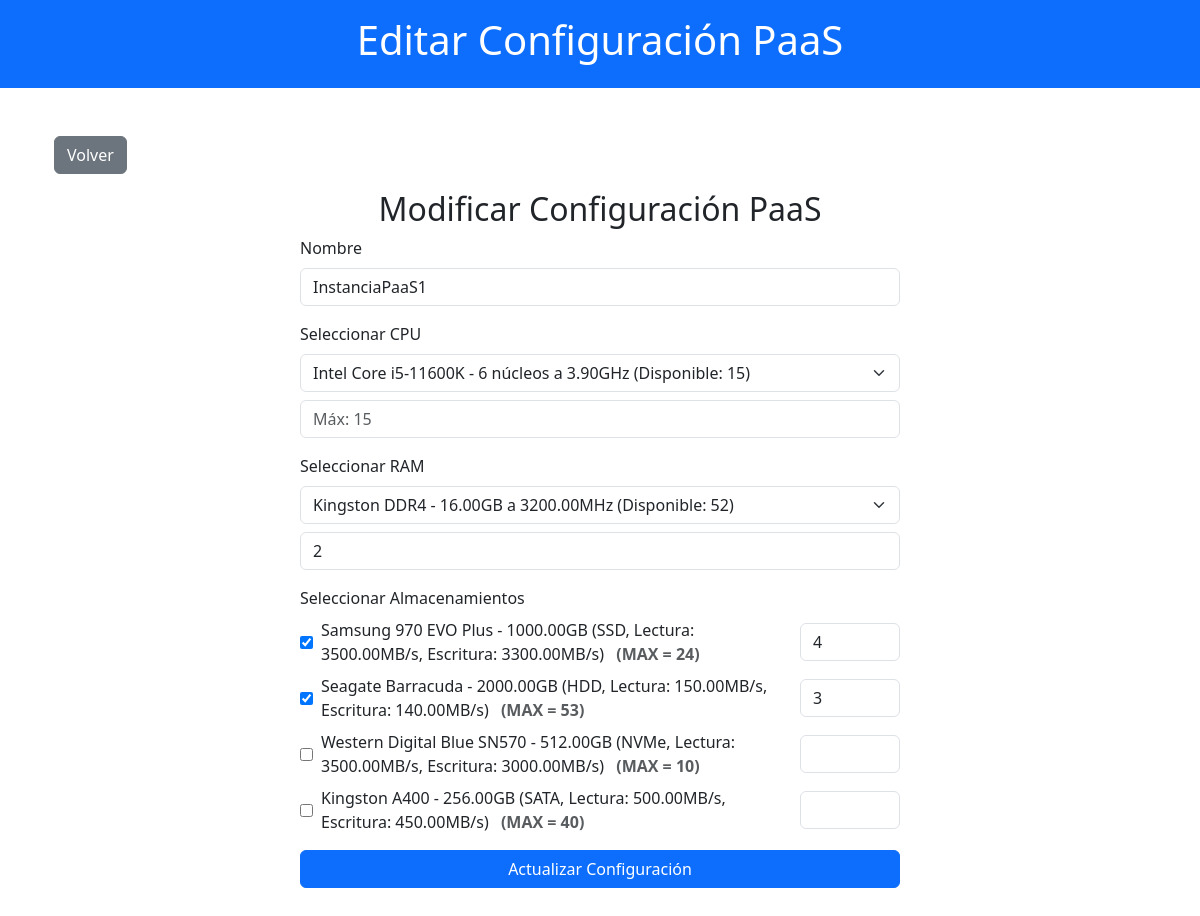
Screenshot of /trabajador/modificar_lista_paas/editar_paas.php?id=1 (signed in) with the database file from the repository.
### tables this page shows
CREATE TABLE `paas` (
  `idPaaS` int(11) NOT NULL,
  `Nombre` varchar(100) NOT NULL,
  `Estado` varchar(50) NOT NULL,
  `idSO` int(11) DEFAULT NULL
);

CREATE TABLE `almacenamiento` (
  `idAlmacenamiento` int(11) NOT NULL,
  `Nombre` varchar(100) NOT NULL,
  `Tipo` varchar(50) NOT NULL,
  `VelocidadLectura` decimal(10,2) NOT NULL,
  `VelocidadEscritura` decimal(10,2) NOT NULL,
  `Capacidad` decimal(10,2) NOT NULL,
  `PrecioH` decimal(10,2) NOT NULL,
  `Cantidad` int(11) NOT NULL
);

### public/trabajador/modificar_lista_paas/editar_paas.php (the view, shortened to what this page needs)
<?php
include '../../../includes/db_connect.php';
$idPaaS = intval($_GET['id']);
$query_paas = "SELECT * FROM paas WHERE idPaaS = ?";
$stmt = $conn->prepare($query_paas);
$stmt->bind_param('i', $idPaaS);
$stmt->execute();
$result_paas = $stmt->get_result();
$paas = $result_paas->fetch_assoc();
$cpus_usadas = [];
$res_cpus_usadas = $conn->query("SELECT idCPU, Cantidad FROM r_paas_cpu WHERE idPaaS = $idPaaS");
while($row = $res_cpus_usadas->fetch_assoc()) {
    $cpus_usadas[$row['idCPU']] = $row['Cantidad'];
}
$rams_usadas = [];
$res_rams_usadas = $conn->query("SELECT idRAM, Cantidad FROM r_paas_ram WHERE idPaaS = $idPaaS");
while($row = $res_rams_usadas->fetch_assoc()) {
    $rams_usadas[$row['idRAM']] = $row['Cantidad'];
}
$alm_usadas = [];
$res_alm_usadas = $conn->query("SELECT idAlmacenamiento, Cantidad FROM r_paas_almacenamiento WHERE idPaaS = $idPaaS");
while($row = $res_alm_usadas->fetch_assoc()) {
    $alm_usadas[$row['idAlmacenamiento']] = $row['Cantidad'];
}
$cpus = [];
$result_cpus = $conn->query("SELECT * FROM cpu");
while($c = $result_cpus->fetch_assoc()) {
    if (isset($cpus_usadas[$c['idCPU']])) {
        $c['Cantidad'] = $c['Cantidad'] + $cpus_usadas[$c['idCPU']];
    }
    $cpus[] = $c;
}
$rams = [];
$result_rams = $conn->query("SELECT * FROM ram");
while($r = $result_rams->fetch_assoc()) {
    if (isset($rams_usadas[$r['idRAM']])) {
        $r['Cantidad'] = $r['Cantidad'] + $rams_usadas[$r['idRAM']];
    }
    $rams[] = $r;
}
$almacenamientos = [];
$result_alm = $conn->query("SELECT * FROM almacenamiento");
while($a = $result_alm->fetch_assoc()) {
    if (isset($alm_usadas[$a['idAlmacenamiento']])) {
        $a['Cantidad'] = $a['Cantidad'] + $alm_usadas[$a['idAlmacenamiento']];
    }
    $almacenamientos[] = $a;
}
?>
<!DOCTYPE html>
<html lang="es">
<head>
    <link href="https://cdn.jsdelivr.net/npm/bootstrap@5.3.0/dist/css/bootstrap.min.css" rel="stylesheet">
</head>
<body>
    <header class="bg-primary text-white text-center py-3">
        <h1>Editar Configuración PaaS</h1>
    </header>
    <main class="container my-5">
        <div class="container my-3">
            <a href="modificar_paas.php" class="btn btn-secondary">Volver</a>
        </div>
        <h2 class="text-center">Modificar Configuración PaaS</h2>
        <form method="POST" action="" class="mx-auto" style="max-width: 600px;">
            <div class="mb-3">
                <label for="nombre" class="form-label">Nombre</label>
                <input type="text" class="form-control" id="nombre" name="nombre" value="<?php echo htmlspecialchars($paas['Nombre']); ?>" required>
            </div>
            <div class="mb-3">
                <label for="idCPU" class="form-label">Seleccionar CPU</label>
                <select class="form-select" id="idCPU" name="idCPU" required>
                    <?php foreach ($cpus as $cpu): ?>
                        <?php
                            $selected = '';
                            $cantidadInicial = '';
                            foreach ($cpus_usadas as $used_cpu_id => $used_cpu_qty) {
                                if ($used_cpu_id == $cpu['idCPU']) {
                                    $selected = 'selected';
                                    $cantidadInicial = $used_cpu_qty;
                                    break;
                                }
                            }
                        ?>
                        <option value="<?php echo $cpu['idCPU']; ?>" data-max="<?php echo $cpu['Cantidad']; ?>" <?php echo $selected; ?>>
                            <?php echo htmlspecialchars($cpu['Nombre'] . ' - ' . $cpu['Nucleos'] . ' núcleos a ' . $cpu['Frecuencia'] . 'GHz (Disponible: ' . $cpu['Cantidad'] . ')'); ?>
                        </option>
                    <?php endforeach; ?>
                </select>
                <input type="number" class="form-control mt-2" id="cantidadCPU" name="cantidad_cpu" min="1" placeholder="Cantidad de CPU" value="<?php echo $cantidadInicial; ?>" required>
            </div>
            <div class="mb-3">
                <label for="idRAM" class="form-label">Seleccionar RAM</label>
                <select class="form-select" id="idRAM" name="idRAM" required>
                    <?php
                    $cantidadInicialRAM = '';
                    foreach ($rams as $ram):
                        $selected = '';
                        foreach ($rams_usadas as $used_ram_id => $used_ram_qty) {
                            if ($used_ram_id == $ram['idRAM']) {
                                $selected = 'selected';
                                $cantidadInicialRAM = $used_ram_qty;
                                break;
                            }
                        }
                    ?>
                        <option value="<?php echo $ram['idRAM']; ?>" data-max="<?php echo $ram['Cantidad']; ?>" <?php echo $selected; ?>>
                            <?php echo htmlspecialchars($ram['Nombre'] . ' - ' . $ram['Capacidad'] . 'GB a ' . $ram['Frecuencia'] . 'MHz (Disponible: ' . $ram['Cantidad'] . ')'); ?>
                        </option>
                    <?php endforeach; ?>
                </select>
                <input type="number" class="form-control mt-2" id="cantidadRAM" name="cantidad_ram" min="1" placeholder="Cantidad de RAM" value="<?php echo $cantidadInicialRAM; ?>" required>
            </div>
            <div class="mb-3">
                <label class="form-label">Seleccionar Almacenamientos</label>
                <?php foreach ($almacenamientos as $alm): ?>
                    <?php
                        $idAlm = $alm['idAlmacenamiento'];
                        $checked = isset($alm_usadas[$idAlm]) ? 'checked' : '';
                        $cantidadAlm = isset($alm_usadas[$idAlm]) ? $alm_usadas[$idAlm] : '';
                    ?>
                    <div class="d-flex align-items-center mb-2">
                        <input type="checkbox" name="almacenamientos[]" value="<?php echo $idAlm; ?>" <?php echo $checked; ?>>
                        <span class="ms-2">
                            <?php echo htmlspecialchars($alm['Nombre'] . ' - ' . $alm['Capacidad'] . 'GB (' . $alm['Tipo'] . ', Lectura: ' . $alm['VelocidadLectura'] . 'MB/s, Escritura: ' . $alm['VelocidadEscritura'] . 'MB/s)'); ?>
                            <strong class="text-muted ms-2">(MAX = <?php echo $alm['Cantidad']; ?>)</strong>
                        </span>
                        <input type="number"
                            name="cantidad_almacenamiento_<?php echo $idAlm; ?>"
                            min="1"
                            max="<?php echo $alm['Cantidad']; ?>"
                            value="<?php echo $cantidadAlm; ?>"
                            class="form-control ms-3"
                            style="max-width: 100px;">
                    </div>
                <?php endforeach; ?>
            </div>
            <button type="submit" class="btn btn-primary w-100">Actualizar Configuración</button>
        </form>
    </main>
</body>
</html>

### rows the page displays
paas: nombre "InstanciaPaaS1"
almacenamiento: Nombre+Capacidad+Tipo "Samsung 970 EVO Plus - 1000.00GB (SSD, Lectura: 3500.00MB/s, Escritura: 3300.00MB/s)", Cantidad "24", idAlmacenamiento "4"
almacenamiento: Nombre+Capacidad+Tipo "Seagate Barracuda - 2000.00GB (HDD, Lectura: 150.00MB/s, Escritura: 140.00MB/s)", Cantidad "53", idAlmacenamiento "3"
almacenamiento: Nombre+Capacidad+Tipo "Western Digital Blue SN570 - 512.00GB (NVMe, Lectura: 3500.00MB/s, Escritura: 3000.00MB/s)", Cantidad "10"
almacenamiento: Nombre+Capacidad+Tipo "Kingston A400 - 256.00GB (SATA, Lectura: 500.00MB/s, Escritura: 450.00MB/s)", Cantidad "40"

### other values shown
form field idCPU "Intel Core i5-11600K - 6 núcleos a 3.90GHz (Disponible: 15)"
form field idRAM "Kingston DDR4 - 16.00GB a 3200.00MHz (Disponible: 52)"
